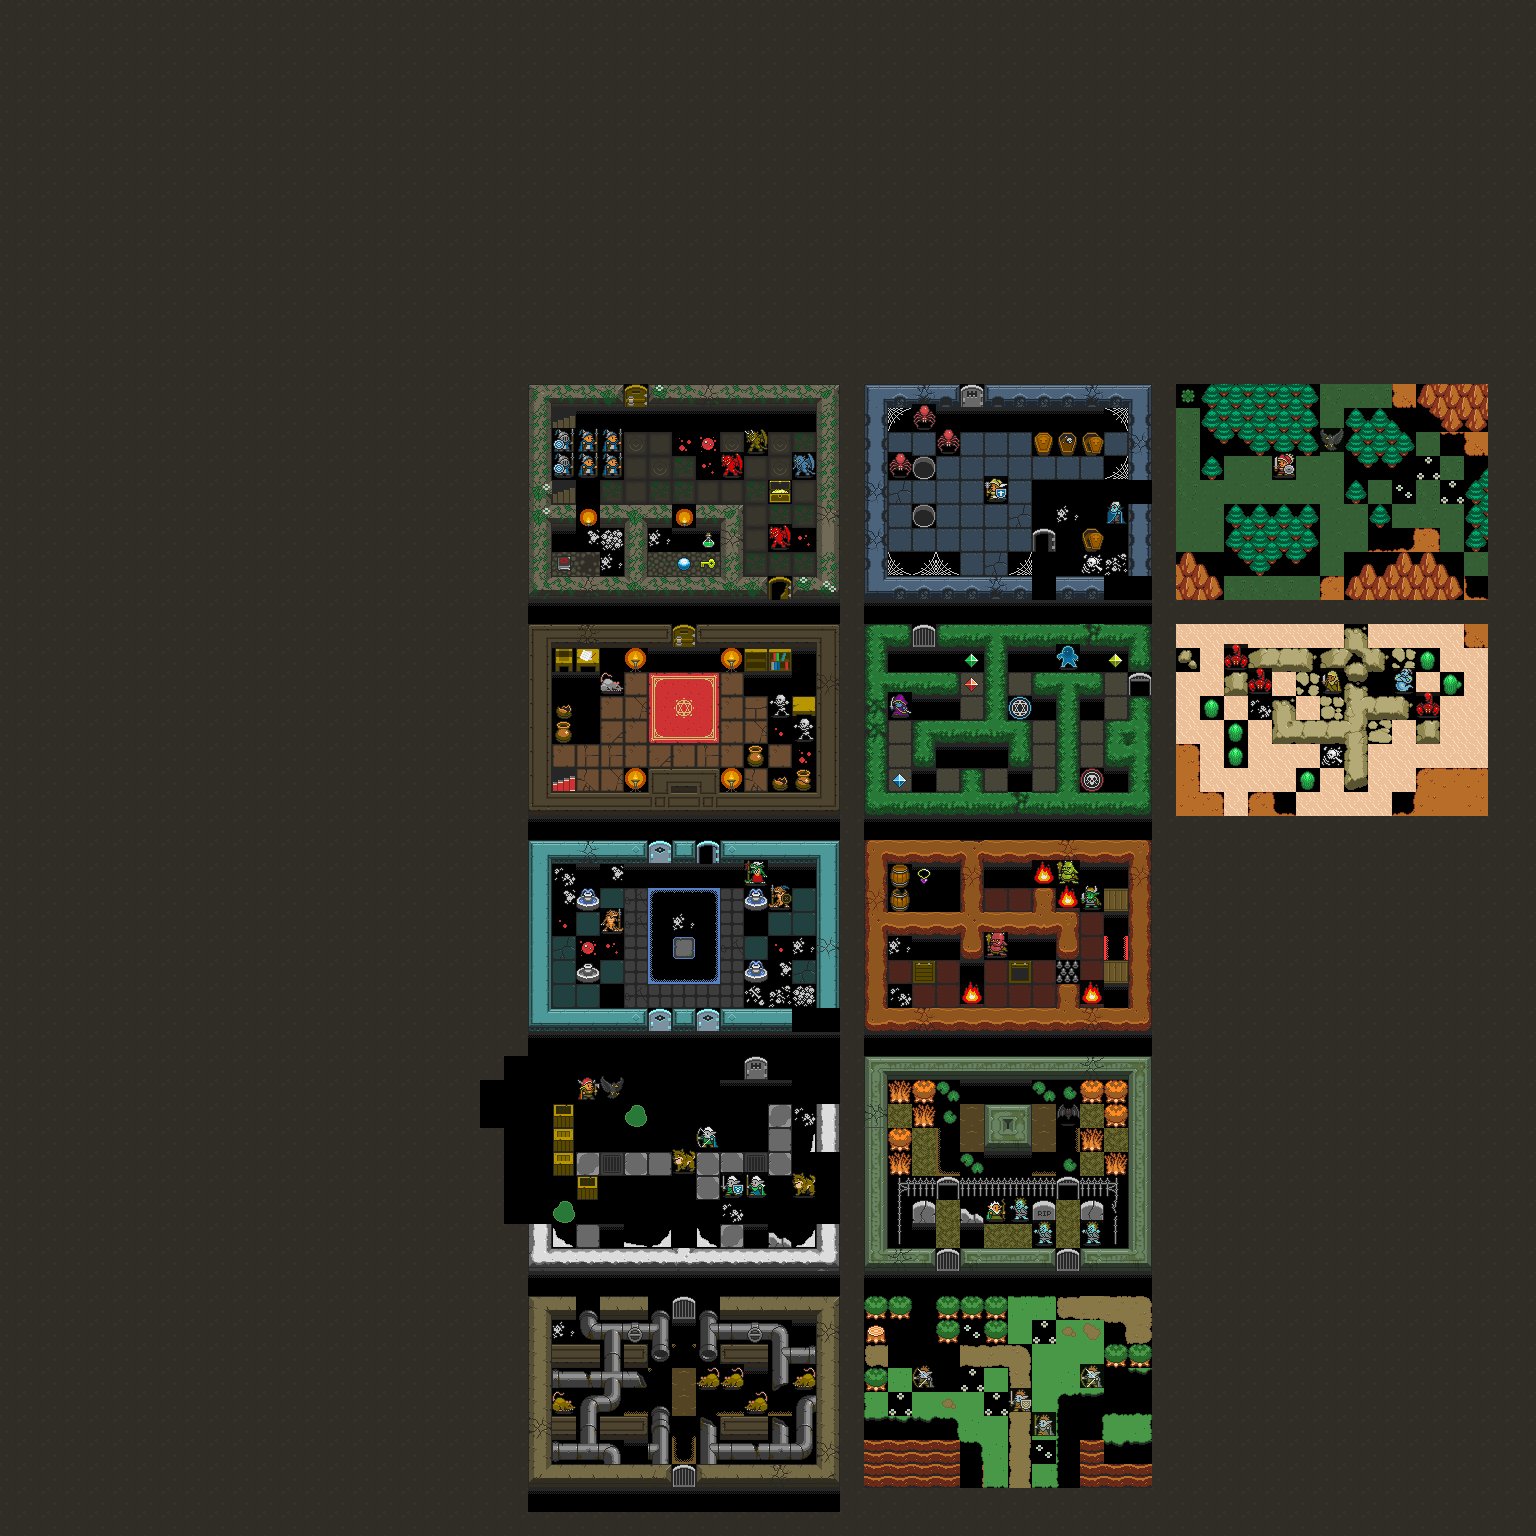

Tiled map render using the project's own tile images. Description and the map definition, with tile-layer contents summarised, below:
An orthogonal 64x64 tile map with 24x24 px tiles, 6 tile layers (background, corners, shadows, creature shadow, ...), 4 tilesets.

<map version="1.0" orientation="orthogonal" width="64" height="64" tilewidth="24" tileheight="24">
 <tileset firstgid="1" name="oryx_world" tilewidth="24" tileheight="24">
  <image source="../oryx_world.png" trans="000000" width="1024" height="1024" />
 </tileset>
 <tileset firstgid="1765" name="oryx_creatures" tilewidth="24" tileheight="24">
  <tileoffset x="0" y="-4" />
  <image source="../oryx_creatures.png" trans="000000" width="432" height="648" />
 </tileset>
 <tileset firstgid="2251" name="oryx_items" tilewidth="16" tileheight="16">
  <tileoffset x="4" y="-4" />
  <image source="../oryx_items.png" trans="000000" width="352" height="128" />
 </tileset>
 <tileset firstgid="2427" name="oryx_world2" tilewidth="24" tileheight="24">
  <image source="../oryx_world2.png" trans="000000" width="2048" height="1024" />
 </tileset>
 <layer name="background" width="64" height="64">
  <data>[4096 cells, 4096 non-empty, 169 distinct tile ids]</data>
 </layer>
 <layer name="corners" width="64" height="64">
  <data>[4096 cells, 209 non-empty, 90 distinct tile ids]</data>
 </layer>
 <layer name="shadows" width="64" height="64">
  <data>[4096 cells, 311 non-empty, 26 distinct tile ids]</data>
 </layer>
 <layer name="creature shadow" width="64" height="64">
  <data>[4096 cells, 44 non-empty, 4 distinct tile ids]</data>
 </layer>
 <layer name="objects" width="64" height="64">
  <data>[4096 cells, 369 non-empty, 135 distinct tile ids]</data>
 </layer>
 <layer name="creatures" width="64" height="64" opacity="0.9">
  <data>[4096 cells, 57 non-empty, 35 distinct tile ids]</data>
 </layer>
</map>